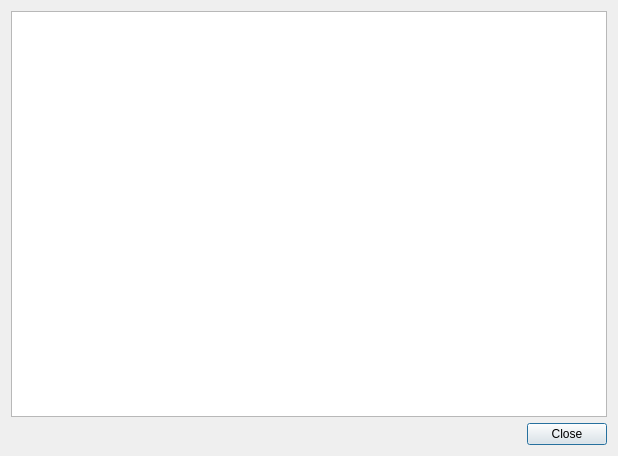
<ui version="4.0" >
 <class>ConnectionDialog</class>
 <widget class="QDialog" name="ConnectionDialog" >
  <property name="geometry" >
   <rect>
    <x>0</x>
    <y>0</y>
    <width>618</width>
    <height>456</height>
   </rect>
  </property>
  <property name="windowTitle" >
   <string>Connections</string>
  </property>
  <layout class="QVBoxLayout" >
   <item>
    <widget class="QGraphicsView" name="graphicsView" >
     <property name="baseSize" >
      <size>
       <width>600</width>
       <height>400</height>
      </size>
     </property>
    </widget>
   </item>
   <item>
    <widget class="QDialogButtonBox" name="buttonBox" >
     <property name="orientation" >
      <enum>Qt::Horizontal</enum>
     </property>
     <property name="standardButtons" >
      <set>QDialogButtonBox::Close</set>
     </property>
    </widget>
   </item>
  </layout>
 </widget>
 <resources/>
 <connections>
  <connection>
   <sender>buttonBox</sender>
   <signal>accepted()</signal>
   <receiver>ConnectionDialog</receiver>
   <slot>accept()</slot>
   <hints>
    <hint type="sourcelabel" >
     <x>248</x>
     <y>254</y>
    </hint>
    <hint type="destinationlabel" >
     <x>157</x>
     <y>274</y>
    </hint>
   </hints>
  </connection>
  <connection>
   <sender>buttonBox</sender>
   <signal>rejected()</signal>
   <receiver>ConnectionDialog</receiver>
   <slot>reject()</slot>
   <hints>
    <hint type="sourcelabel" >
     <x>316</x>
     <y>260</y>
    </hint>
    <hint type="destinationlabel" >
     <x>286</x>
     <y>274</y>
    </hint>
   </hints>
  </connection>
 </connections>
</ui>
